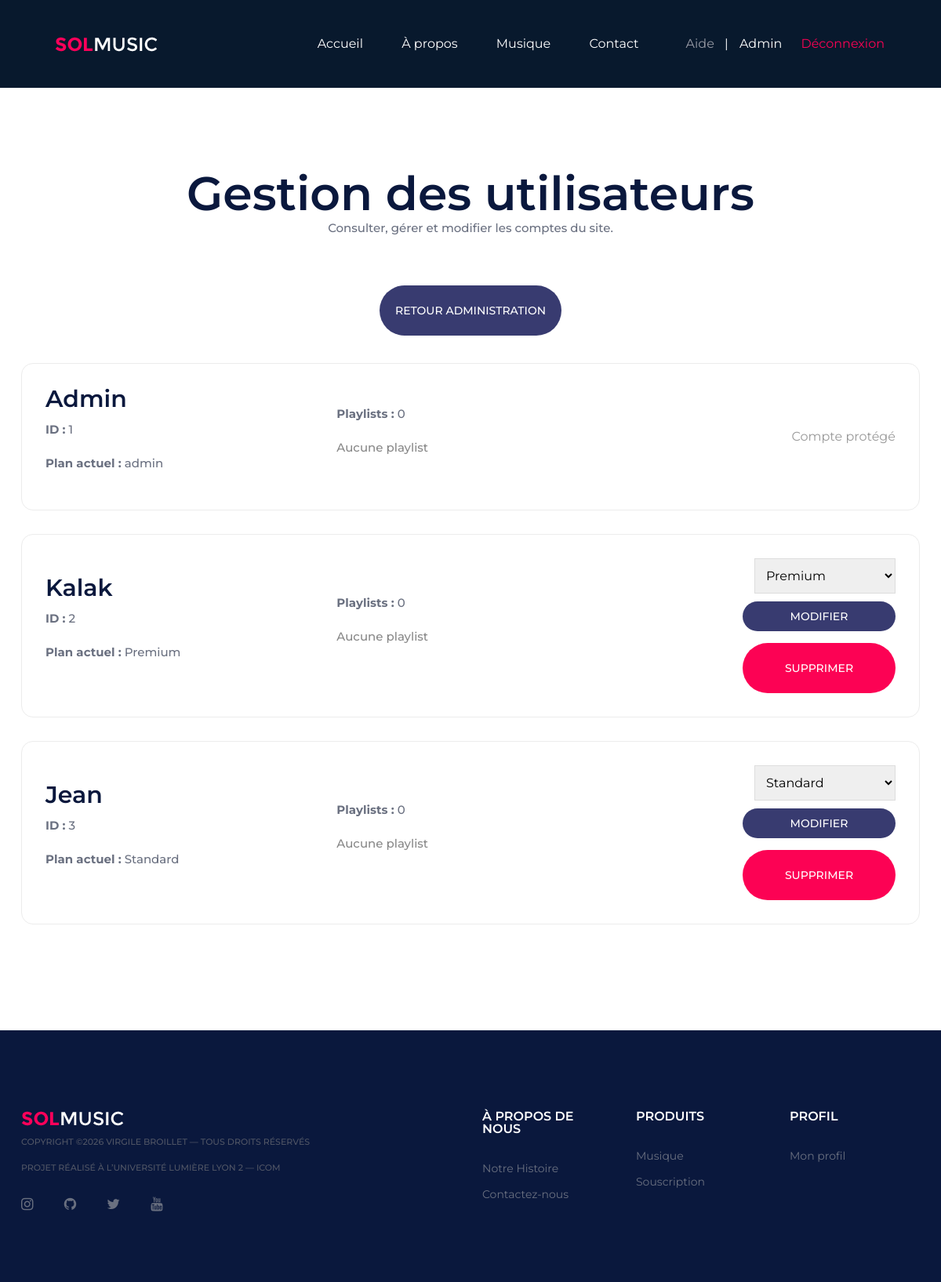
/index.php?page=adminUsers (signed in), run on the app's committed database.
### tables this page shows
CREATE TABLE UTILISATEUR (
  idUser INT AUTO_INCREMENT PRIMARY KEY,
  login VARCHAR(100) NOT NULL,
  password VARCHAR(255) NOT NULL,
  plan VARCHAR(8) DEFAULT 'Standard'
);

### controleurs/controleurAdminUsers.php (called while the page is built, shortened)
<?php
$stmt = $pdo->query("
    SELECT idUser, login, plan
    FROM UTILISATEUR
    ORDER BY idUser ASC
");
$users = $stmt->fetchAll(PDO::FETCH_ASSOC);
?>

### vues/vueAdminUsers.php (the view, shortened to what this page needs)
<section class="blog-section spad">
    <div class="container">
        <div class="section-title text-center">
            <h2>Gestion des utilisateurs</h2>
            <p>Consulter, gérer et modifier les comptes du site.</p>
        </div>
        <div class="text-center" style="margin-bottom:35px;">
            <a href="index.php?page=admin" class="site-btn sb-c2">
                Retour administration
            </a>
        </div>
        <?php foreach ($users as $u) { ?>
        <div style="
            background:white;
            border:1px solid #ececec;
            border-radius:15px;
            padding:30px;
            margin-bottom:30px;">
            <div class="row align-items-center">
                <div class="col-md-4">
                    <h3 style="margin-bottom:10px;">
                        <?php echo ucfirst($u['login']); ?>
                    </h3>
                    <p>
                        <strong>ID :</strong>
                        <?php echo $u['idUser']; ?>
                    </p>
                    <p>
                        <strong>Plan actuel :</strong>
                        <?php echo $u['plan']; ?>
                    </p>
                </div>
                <div class="col-md-4">
                    <p>
                        <strong>Playlists :</strong>
                        <?php echo $u['nbPlaylists']; ?>
                    </p>
                    <?php if ($u['nbPlaylists'] > 0) { ?>
                        <ul style="margin-top:10px;">
                        <?php foreach ($u['playlists'] as $p) { ?>
                            <li><?php echo $p['titre']; ?></li>
                        <?php } ?>
                        </ul>
                    <?php } else { ?>
                        <p style="color:#888;">Aucune playlist</p>
                    <?php } ?>
                </div>
                <div class="col-md-4 text-right">
                    <?php if ($u['login'] != "admin") { ?>
                        <form method="post" style="margin-bottom:15px;">
                            <select name="plan"
                                    style="
                                    height:45px;
                                    width:180px;
                                    padding:10px;
                                    border:1px solid #ddd;
                                    margin-bottom:10px;">
                                <option value="Standard"
                                <?php if ($u['plan']=="Standard") echo "selected"; ?>>
                                    Standard
                                </option>
                                <option value="Premium"
                                <?php if ($u['plan']=="Premium") echo "selected"; ?>>
                                    Premium
                                </option>
                            </select>
                            <br>
                            <button type="submit"
                                    name="modifierPlan"
                                    class="site-btn sb-c2"
                                    style="padding:10px 20px;">
                                Modifier
                            </button>
                        </form>
                        <a href="index.php?page=adminUsers&supprimer=<?php echo $u['idUser']; ?>"
                           class="site-btn"
                           onclick="return confirm('Supprimer cet utilisateur ?');">
                            Supprimer
                        </a>
                    <?php } else { ?>
                        <span style="color:#999;">
                            Compte protégé
                        </span>
                    <?php } ?>
                </div>
            </div>
        </div>
        <?php } ?>
    </div>
</section>

### index.php (shortened to what this page needs)
<?php
	require('inc/routes.php');
?>
<!DOCTYPE html>
<html>
<head>
    <link rel="stylesheet" href="css/bootstrap.min.css"/>
	<link rel="stylesheet" href="css/font-awesome.min.css"/>
	<link rel="stylesheet" href="css/owl.carousel.min.css"/>
	<link rel="stylesheet" href="css/slicknav.min.css"/>
	<link rel="stylesheet" href="css/style.css"/>
</head>
<body>
		<main>
		<?php require("static/header.php"); ?>
		<?php
		$controleur = 'controleurAccueil';
		$vue = 'vueAccueil';
		if(isset($_GET['page'])) {
			$nomPage = $_GET['page'];
			if(isset($routes[$nomPage])) {
				$controleur = $routes[$nomPage]['controleur'];
				$vue = $routes[$nomPage]['vue'];
			}
		}
		include('controleurs/' . $controleur . '.php');
		include('vues/' . $vue . '.php');
		?>
		<?php require("static/footer.php"); ?>
		</main>
</body>
</html>

### static/header.php (shortened to what this page needs)
<html lang="zxx">
<head>
	<link rel="stylesheet" href="css/bootstrap.min.css"/>
	<link rel="stylesheet" href="css/font-awesome.min.css"/>
	<link rel="stylesheet" href="css/owl.carousel.min.css"/>
	<link rel="stylesheet" href="css/slicknav.min.css"/>
	<link rel="stylesheet" href="css/style.css"/>
</head>
<body>
<header class="header-section clearfix">
		<a href="index.php" class="site-logo">
			<img src="img/logo.png" alt="">
		</a>
		<div class="header-right">
			<a href="index.php?page=aide" class="hr-btn">Aide</a>
			<span>|</span>
			<div class="user-panel">
				<?php if (isset($_SESSION['pseudo'])) { ?>
					<?php if ($_SESSION['pseudo'] == "admin") { ?>
						<a href="index.php?page=admin" class="login">
							<?php echo ucfirst($_SESSION['pseudo']); ?>
						</a>
					<?php } ?>
					<a href="index.php?page=deconnexion" class="register">
						Déconnexion
					</a>
				<?php } ?>
			</div>
		</div>
		<ul class="main-menu">
			<li><a href="index.php">Accueil</a></li>
			<li><a href="index.php?page=apropos">À propos</a></li>
			<li><a href="index.php?page=musique">Musique</a></li>
			<li><a href="index.php?page=contact">Contact</a></li>
		</ul>
</header>

### static/footer.php
<footer class="footer-section">
		<div class="container">
			<div class="row">
				<div class="col-xl-6 col-lg-7 order-lg-2">
					<div class="row">
						<div class="col-sm-4">
							<div class="footer-widget">
								<h2>À Propos de nous</h2>
								<ul>
									<li><a href="index.php?page=apropos">Notre Histoire</a></li>
									<li><a href="index.php?page=contact">Contactez-nous</a></li>
								</ul>
							</div>
						</div>
						<div class="col-sm-4">
							<div class="footer-widget">
								<h2>Produits</h2>
								<ul>
									<li><a href="index.php?page=musique">Musique</a></li>
									<li><a href="index.php?page=offres">Souscription</a></li>
								</ul>
							</div>
						</div>
						<div class="col-sm-4">
							<div class="footer-widget">
							<h2>
								<?php if (isset($_SESSION['id'])) { ?>
									Profil
								<?php } else { ?>
									Connexion
								<?php } ?>
							</h2>
							<ul>
								<li>
									<?php if (isset($_SESSION['id'])) { ?>
										<a href="index.php?page=profil">
											Mon profil
										</a>
									<?php } else { ?>
										<a href="index.php?page=connexion">
											Se connecter
										</a>
									<?php } ?>
								</li>
							</ul>
							</div>
						</div>
					</div>
				</div>
				<div class="col-xl-6 col-lg-5 order-lg-1">
					<img src="../img/logo.png" alt="">
					<div class="copyright">
Copyright &copy;<script>document.write(new Date().getFullYear());</script> Virgile Broillet — Tous droits réservés <br></br>
Projet réalisé à l’Université Lumière Lyon 2 — ICOM</a>
					</div>
					<div class="social-links">
						<a href="https://www.instagram.com/___kalak___/"><i class="fa fa-instagram"></i></a>
						<a href="https://github.com/Virgile-Broillet"><i class="fa fa-github"></i></a>
						<a href="https://x.com/virgile1301"><i class="fa fa-twitter"></i></a>
						<a href="https://www.youtube.com/@virgilebroillet4976"><i class="fa fa-youtube"></i></a>
					</div>
				</div>
			</div>
		</div>
	</footer>

### css/style.css (style rules this page uses)
html, body { height: 100%; font-family: "Montserrat", sans-serif; -webkit-font-smoothing: antialiased; font-smoothing: antialiased; }
h1, h2, h3, h4, h5, h6 { margin: 0; color: #0a183d; font-weight: 600; line-height: 1; }
h2 { font-size: 36px; }
h3 { font-size: 30px; }
p { font-size: 15px; color: #6a7080; line-height: 1.8; font-weight: 500; }
img { max-width: 100%; }
ul, ol { padding: 0; margin: 0; }
.section-title { margin-bottom: 60px; }
.section-title h2 { font-size: 60px; }
.spad { padding-top: 105px; padding-bottom: 105px; }
.site-btn { display: inline-block; border: none; font-size: 14px; font-weight: 500; min-width: 195px; padding: 23px 20px; border-radius: 50px; text-transform: uppercase; background: #fc0254; color: #fff; line-height: normal; cursor: pointer; text-align: center; }
.site-btn.sb-c2 { background: #383b70; }
.header-section { padding-left: 55px; padding-right: 72px; background: #08192d; }
.site-logo { display: inline-block; padding: 0; padding: 44px 15px; }
.header-right { float: right; padding: 44px 0; margin-left: 130px; }
.header-right .hr-btn { display: inline-block; color: #979aa5; }
.header-right .user-panel { display: inline-block; }
.header-right .user-panel a { font-size: 16px; color: #ffffff; margin: 0 10px; }
.header-right .user-panel .register { color: #fc0254; margin-right: 0; }
.header-right span { color: #fff; display: inline-block; padding-left: 9px; }
.main-menu { list-style: none; float: right; }
.main-menu li { display: inline-block; position: relative; }
.main-menu li a { display: block; font-size: 16px; color: #ffffff; padding: 44px 10px; margin-left: 60px; }
.main-menu li:first-child a { margin-left: 0; }
.footer-section { background: #0a183d; padding: 100px 0 85px; }
.footer-widget { padding-top: 2px; }
.footer-widget h2 { font-size: 16px; color: #fff; text-transform: uppercase; margin-bottom: 30px; }
.footer-widget ul { list-style: none; }
.footer-widget ul li a { display: inline-block; color: #6a7080; font-size: 14px; margin-bottom: 10px; }
.copyright { font-size: 11px; text-transform: uppercase; font-weight: 500; color: #505565; padding: 10px 0 25px; }
.social-links a { display: inline-block; color: #6a7080; font-size: 18px; margin-right: 35px; }
@media (min-width: 1200px) { .container { max-width: 1176px; } }
@media only screen and (min-width: 1200px) and (max-width: 1360px) { .header-right { margin-left: 50px; } }
@media only screen and (min-width: 1200px) and (max-width: 1360px) { .main-menu li a { margin-left: 25px; } }

### data on the page
utilisateur: login "Admin", idUser "1", plan "admin", nbPlaylists "0", shows "Compte protégé"
utilisateur: login "Kalak", idUser "2", plan "Premium", nbPlaylists "0"
utilisateur: login "Jean", idUser "3", plan "Standard", nbPlaylists "0"

### other printed values
$_SESSION['pseudo'] "Admin"
